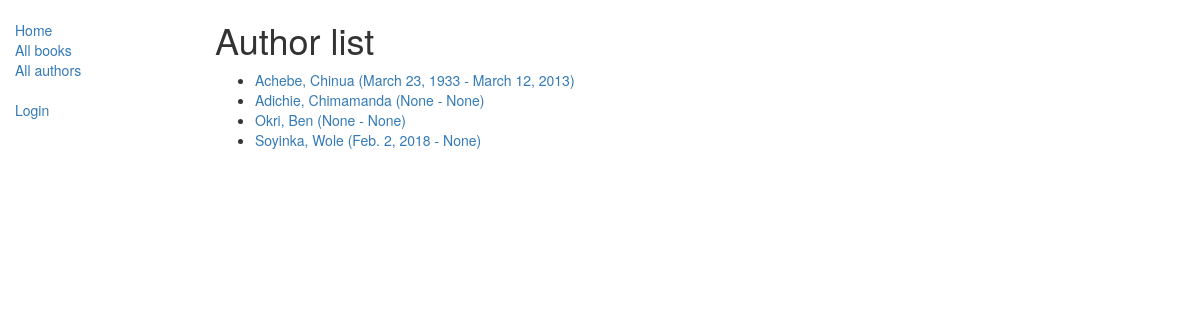
/catalog/author/, run on the app's committed database.
### catalog/models.py (models this page shows)
class Author(models.Model):
    first_name = models.CharField(max_length=100)
    last_name = models.CharField(max_length=100)
    date_of_birth = models.DateField(null=True, blank=True)
    date_of_death = models.DateField('Died', null=True, blank=True)
    class Meta:
        ordering = ["last_name","first_name"]
    def get_absolute_url(self):
        return reverse('author-detail', args=[str(self.id)])
    def __str__(self):
        return '{0}, {1}'.format(self.last_name,self.first_name)

### catalog/views.py (the view)
# urls.py: path('author/', views.AuthorListView.as_view() , name = 'authors'),
class AuthorListView(generic.ListView):
    model = Author
    paginate_by = 5
    context_name ='author_list'
    tempelate_name = 'author_list.html'
    def get_context_data(self, **kwargs):
        context = super(AuthorListView, self).get_context_data(**kwargs)
        return context

### catalog/templates/catalog/author_list.html
{% extends "catalog/base_generic.html" %}
{%block content %}
    <h1>Author list</h1>
    {%if author_list %}
    <ul>
        {%for author in author_list %}
            <li>
                <a href ="{{author.get_absolute_url}}">{{author}} ({{author.date_of_birth}} - {{author.date_of_death}})</a>
            </li>
        {% endfor %}
    </ul>
    {% else %}
        <p>No author has been registered yet</p>
    {% endif %}
{% endblock%}

### data on the page
Author: last_name+first_name "Achebe, Chinua", date_of_birth "March 23, 1933", date_of_death "March 12, 2013"
Author: last_name+first_name "Adichie, Chimamanda", date_of_birth "None", date_of_death "None"
Author: last_name+first_name "Okri, Ben", date_of_birth "None", date_of_death "None"
Author: last_name+first_name "Soyinka, Wole", date_of_birth "Feb. 2, 2018", date_of_death "None"
